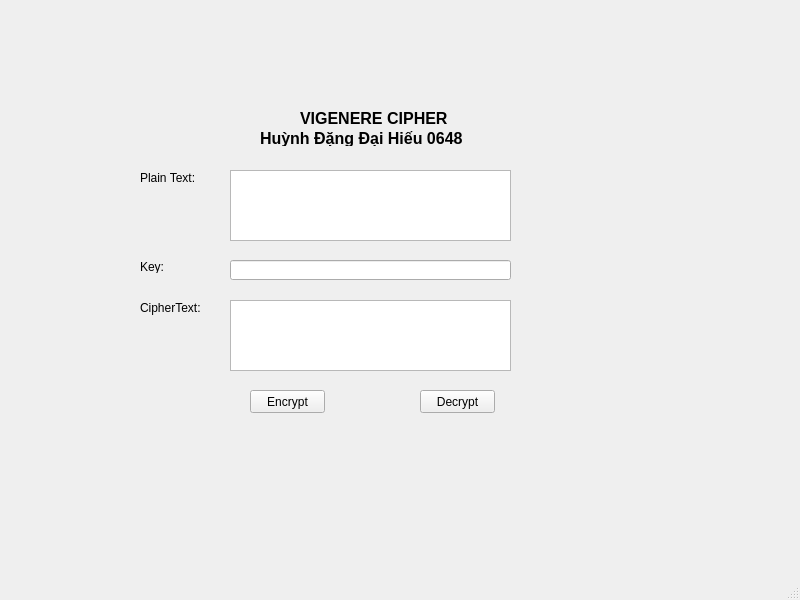
<?xml version="1.0" encoding="UTF-8"?>
<ui version="4.0">
 <class>MainWindow</class>
 <widget class="QMainWindow" name="MainWindow">
  <property name="geometry">
   <rect>
    <x>0</x>
    <y>0</y>
    <width>800</width>
    <height>600</height>
   </rect>
  </property>
  <property name="windowTitle">
   <string>MainWindow</string>
  </property>
  <widget class="QWidget" name="centralwidget">
   <widget class="QPushButton" name="btn_encrypt">
    <property name="geometry">
     <rect>
      <x>250</x>
      <y>390</y>
      <width>75</width>
      <height>23</height>
     </rect>
    </property>
    <property name="text">
     <string>Encrypt</string>
    </property>
   </widget>
   <widget class="QLabel" name="label_4">
    <property name="geometry">
     <rect>
      <x>140</x>
      <y>260</y>
      <width>47</width>
      <height>13</height>
     </rect>
    </property>
    <property name="text">
     <string>Key:</string>
    </property>
   </widget>
   <widget class="QTextEdit" name="txt_cipher_text">
    <property name="geometry">
     <rect>
      <x>230</x>
      <y>300</y>
      <width>281</width>
      <height>71</height>
     </rect>
    </property>
   </widget>
   <widget class="QPushButton" name="btn_decrypt">
    <property name="geometry">
     <rect>
      <x>420</x>
      <y>390</y>
      <width>75</width>
      <height>23</height>
     </rect>
    </property>
    <property name="text">
     <string>Decrypt</string>
    </property>
   </widget>
   <widget class="QTextEdit" name="txt_plain_text">
    <property name="geometry">
     <rect>
      <x>230</x>
      <y>170</y>
      <width>281</width>
      <height>71</height>
     </rect>
    </property>
   </widget>
   <widget class="QLabel" name="label_3">
    <property name="geometry">
     <rect>
      <x>140</x>
      <y>170</y>
      <width>71</width>
      <height>16</height>
     </rect>
    </property>
    <property name="text">
     <string>Plain Text:</string>
    </property>
   </widget>
   <widget class="QLabel" name="label_5">
    <property name="geometry">
     <rect>
      <x>140</x>
      <y>300</y>
      <width>71</width>
      <height>16</height>
     </rect>
    </property>
    <property name="text">
     <string>CipherText:</string>
    </property>
   </widget>
   <widget class="QLabel" name="label_2">
    <property name="geometry">
     <rect>
      <x>260</x>
      <y>130</y>
      <width>221</width>
      <height>16</height>
     </rect>
    </property>
    <property name="font">
     <font>
      <pointsize>12</pointsize>
      <weight>75</weight>
      <bold>true</bold>
     </font>
    </property>
    <property name="text">
     <string>Huỳnh Đặng Đại Hiếu 0648</string>
    </property>
   </widget>
   <widget class="QLabel" name="label">
    <property name="geometry">
     <rect>
      <x>300</x>
      <y>110</y>
      <width>151</width>
      <height>16</height>
     </rect>
    </property>
    <property name="font">
     <font>
      <pointsize>12</pointsize>
      <weight>75</weight>
      <bold>true</bold>
     </font>
    </property>
    <property name="text">
     <string>VIGENERE CIPHER</string>
    </property>
   </widget>
   <widget class="QLineEdit" name="txt_key">
    <property name="geometry">
     <rect>
      <x>230</x>
      <y>260</y>
      <width>281</width>
      <height>20</height>
     </rect>
    </property>
   </widget>
  </widget>
  <widget class="QMenuBar" name="menubar">
   <property name="geometry">
    <rect>
     <x>0</x>
     <y>0</y>
     <width>800</width>
     <height>21</height>
    </rect>
   </property>
  </widget>
  <widget class="QStatusBar" name="statusbar"/>
 </widget>
 <resources/>
 <connections/>
</ui>
